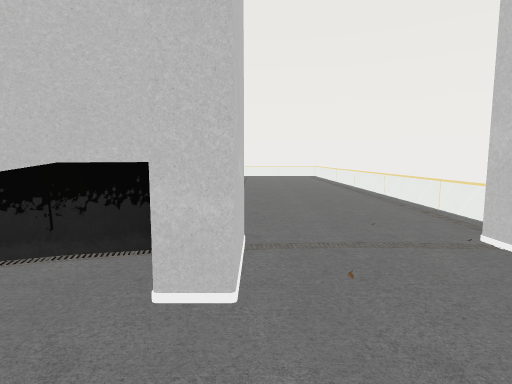
view 1 (above)

12 first-person views from a walk through a Unity game level. The camera is 1.5 m above the floor, tilts 6° down and sees 80° across. The floor is counted in squares, 2 m on a side. Each view is taken from the middle of a square. On the plan, view 1 faces up. The plan holds only what a view shows up to about 10 squares ahead; the rest is blank. The place goes on beyond the plan. The player is left out.

view 2
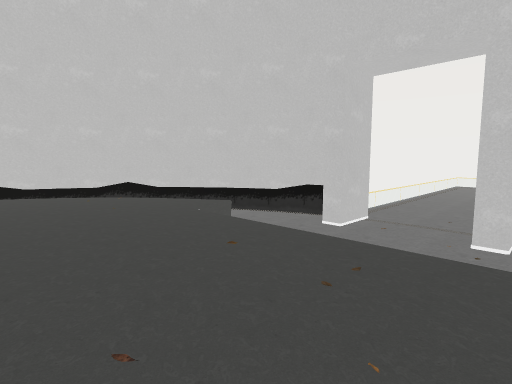

view 3
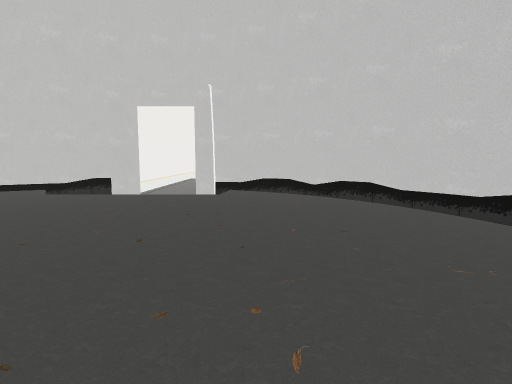

view 4
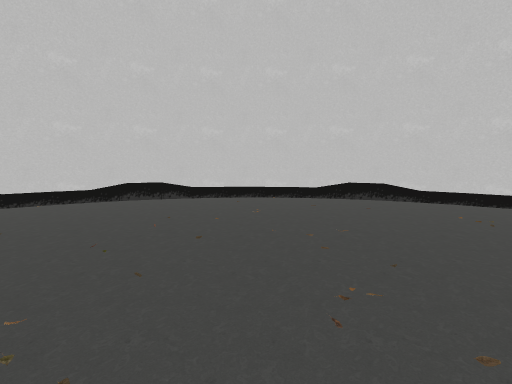

view 5
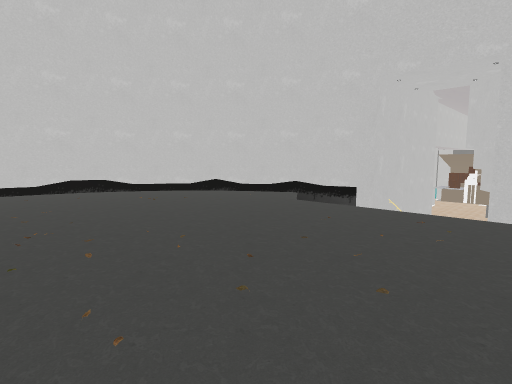

view 6
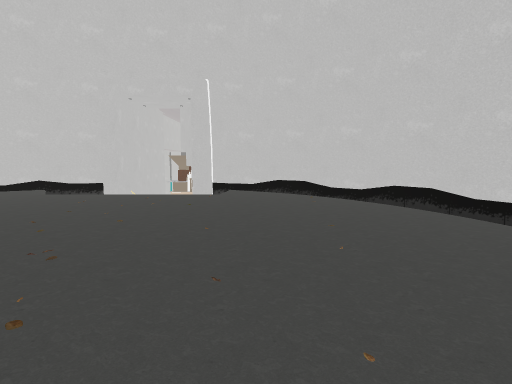

view 7
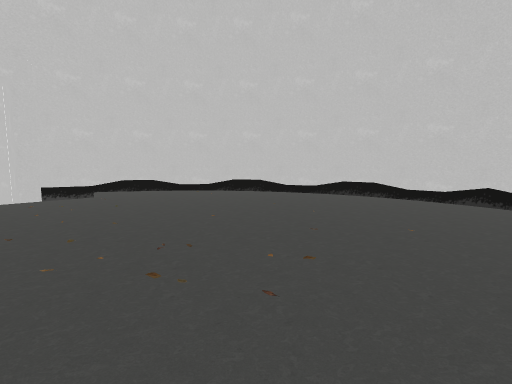

view 8
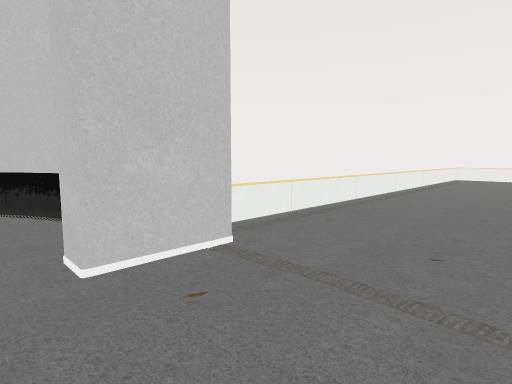

view 9
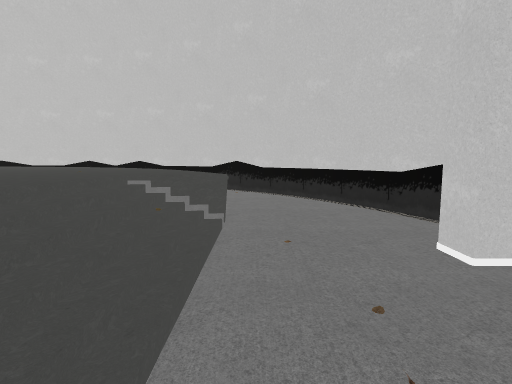

view 10
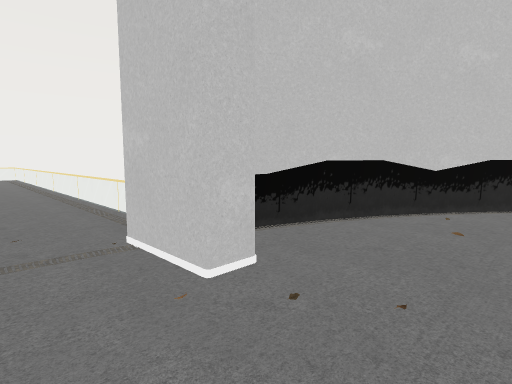

view 11
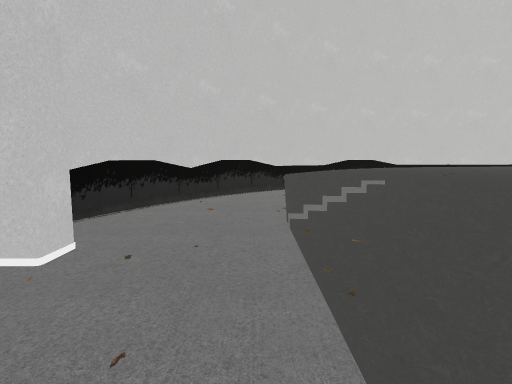

view 12
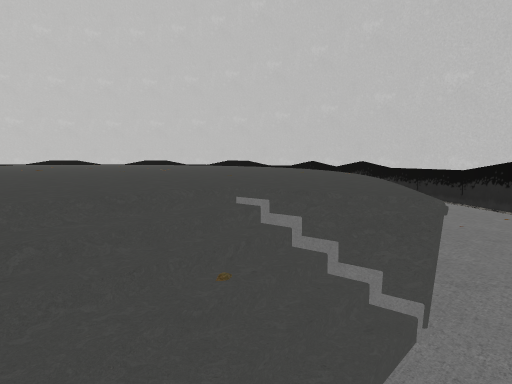

### Floor plan
Key: @ floor where view 1 was taken; # wall or solid block; . main floor; - floor 1.25 m lower than the main floor; / step, stairs or slope; = window, fence, low wall or low ledge; O other object.
Columns run from 8 left of view 1 to 10 right of it. Each row starts with its distance up from view 1.
 13         ---
 12         ---
 11         ---=
 10        =---=
  9        =---=
  8        =---=
  7        =---=
  6        =---=
  5        =---=
  4        =---=
  3       ###--#
  2     ###-#--####
  1    ##---------##
  0   ##----@------##
 -1   #--/////////--#
 -2  #  /........./  #
 -3  #  /..........  #
 -4 #  /.........../  #
 -5 #  =.........../  #
 -6 #  =............  #
 -7 #  =.........../  #
 -8  # /.........../ #
 -9  #  /..........  #
-10  #  /........./  #
-11      ///////./
-12
-13     ##       ##
-14      #### O###
-15         # #
-16           #
-17           #

Where each view was taken, in squares from view 1:
view 1: 0 up, 0 right, facing up
view 2: 4 down, 3 right, facing up-left
view 3: 8 down, 4 right, facing up
view 4: 6 down, 1 right, facing right
view 5: 6 down, 1 left, facing down-right
view 6: 4 down, 2 left, facing down
view 7: 4 down, 1 right, facing down-left
view 8: 1 up, 2 right, facing up-left
view 9: 0 up, 2 right, facing left
view 10: 0 up, 1 right, facing up-right
view 11: 0 up, 0 right, facing right
view 12: 0 up, 0 right, facing down-left
